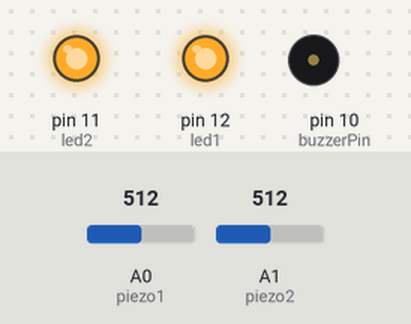
Simulated run of this sketch. Board: Arduino Uno, built with avr-gcc and run on an emulated ATmega328P. On the bench: output pins drawn as LEDs (lit = HIGH), buzzer (waves = sounding). The inputs (shaded band) are chosen by the test bench; at power-on: A0 (piezo1) = 512, A1 (piezo2) = 512. What the sketch prints to the serial monitor is not drawn.

Above: at 1.2 s.
1.3 s: A0 (piezo1) set to 207
4.3 s: A0 (piezo1) set to 190
At 4.7 s:
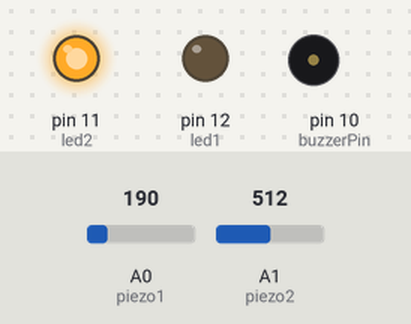
7.3 s: A1 (piezo2) set to 981
At 8.2 s:
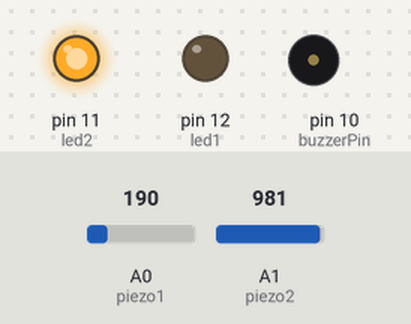
10.3 s: A1 (piezo2) set to 1017
13.3 s: A0 (piezo1) set to 306
At 14.6 s:
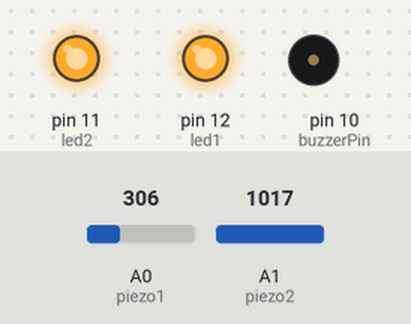
16.3 s: A1 (piezo2) set to 214
19.3 s: A1 (piezo2) set to 190
At 19.7 s:
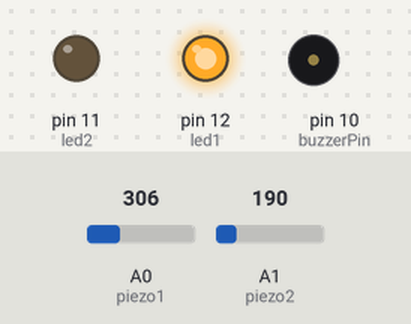
Timing chart, 0 to 69.8 s (numbered marks = the images above; inputs shaded):
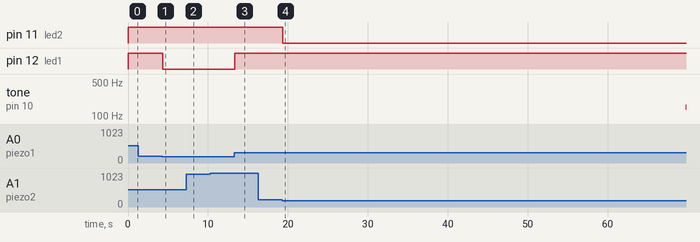

The sketch:

piezo.ino
```cpp
const int piezo1 = A0;
const int piezo2 = A1;
const int led1 = 12;
const int led2 = 11;
const int th = 200;
const int buzzerPin = 10;


int val1;
int val2;

void setup()
{
  pinMode(led1, OUTPUT);
  pinMode(led2, OUTPUT);
  Serial.begin(9600);
}

void loop()
{
  val1= analogRead(piezo1);
  val2= analogRead(piezo2);
  if (val1 >= th)
  {
    Serial.println("Valore piezo1: ");
    Serial.println(val1);
    digitalWrite(led1, HIGH);
    tone(buzzerPin, 150,5);
  }
  else{
    digitalWrite(led1, LOW);
    //noTone(buzzerPin);
  }

  if(val2 >= th){
    Serial.println("Valore piezo2: ");
    Serial.println(val2);
    digitalWrite(led2,HIGH);
    tone(buzzerPin, 300,5);
  }
  else{
    digitalWrite(led2, LOW);
    //noTone(buzzerPin);
  }
}
```

Measured:
- the behaviour switches between 200 and 199 on A0 (piezo1) (found by bisection; images 0 and 1)
- the behaviour switches between 200 and 199 on A1 (piezo2) (found by bisection; images 3 and 4)
- after the input at 4.3 s, pin 12 (led1): HIGH → LOW at once
- after the input at 7.3 s, tone on pin 10 (buzzerPin): stays silent (without the input it goes to 300 Hz after 3.0 s)
- after the input at 13.3 s, pin 12 (led1): LOW → HIGH at once
- after the input at 19.3 s, pin 11 (led2): HIGH → LOW after 0.05 s
